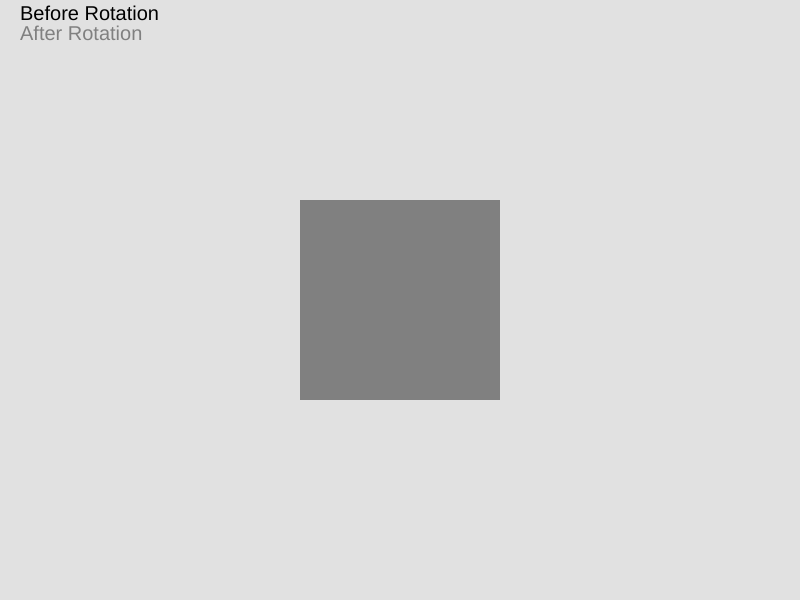
Frame 1 (no input)
Frame 60 (no input): identical to frame 1, image omitted
Frame 120 (the mouse pressed at the canvas centre since frame 60): identical to frame 1, image omitted

The p5.js sketch that drew this single still picture (run headless with seeded random() and noise() and a simulated clock; from frame 60 on, the mouse is pressed at the canvas centre):

// p5.js sketch
// ── sketch.js
let rot;
let a, b, c, d;

function setup() {
    createCanvas(displayWidth, displayHeight);

    rot = prompt('Enter Rotation Factor');
    if (rot == 90) {
        rot = 0;
    } else {
        rot = rot * Math.PI / 180;
    }
}

function draw() {
    noStroke();
    background(225);
    fill('black');
    textSize(20);
    text('Before Rotation', 20, 20);
    fill('gray')
    text('After Rotation', 20, 40);
    //Before Rotation
    translate(200, 100);
    a = [
        [100],
        [100],
        [1]
    ];
    b = [
        [300],
        [100],
        [1]
    ];
    c = [
        [300],
        [300],
        [1]
    ];
    d = [
        [100],
        [300],
        [1]
    ];
    fill('black');
    beginShape();
    vertex(a[0], a[1]);
    vertex(b[0], b[1]);
    vertex(c[0], c[1]);
    vertex(d[0], d[1]);
    endShape(CLOSE);

    xr = a[0];
    yr = a[1];

    //Rotation Matrix
    rotation_matrix = [
        [Math.cos(rot), -1 * Math.sin(rot), xr],
        [Math.sin(rot), Math.cos(rot), yr],
        [0, 0, 1]
    ];

    aN = matrix_multi(rotation_matrix, a, xr, yr);
    bN = matrix_multi(rotation_matrix, b, xr, yr);
    cN = matrix_multi(rotation_matrix, c, xr, yr);
    dN = matrix_multi(rotation_matrix, d, xr, yr);

    fill('gray')
    beginShape();
    vertex(aN[0], aN[1]);
    vertex(bN[0], bN[1]);
    vertex(cN[0], cN[1]);
    vertex(dN[0], dN[1])
    endShape(CLOSE);
}

function matrix_multi(a, b) {
    b = [
        [b[0] - xr],
        [b[1] - yr],
        [b[2]]
    ];
    let aRows = a.length;
    let aCols = a[0].length;
    let bRows = b.length;
    let bCols = b[0].length;
    let result = new Array(aRows);
    if (aCols == bRows) {
        for (var i = 0; i < aRows; ++i) {
            result[i] = new Array(bCols);
            for (var j = 0; j < bCols; ++j) {
                result[i][j] = 0;
                for (var k = 0; k < aCols; ++k) {
                    result[i][j] += a[i][k] * b[k][j];
                }
            }
        }
        return result;
    }
}
